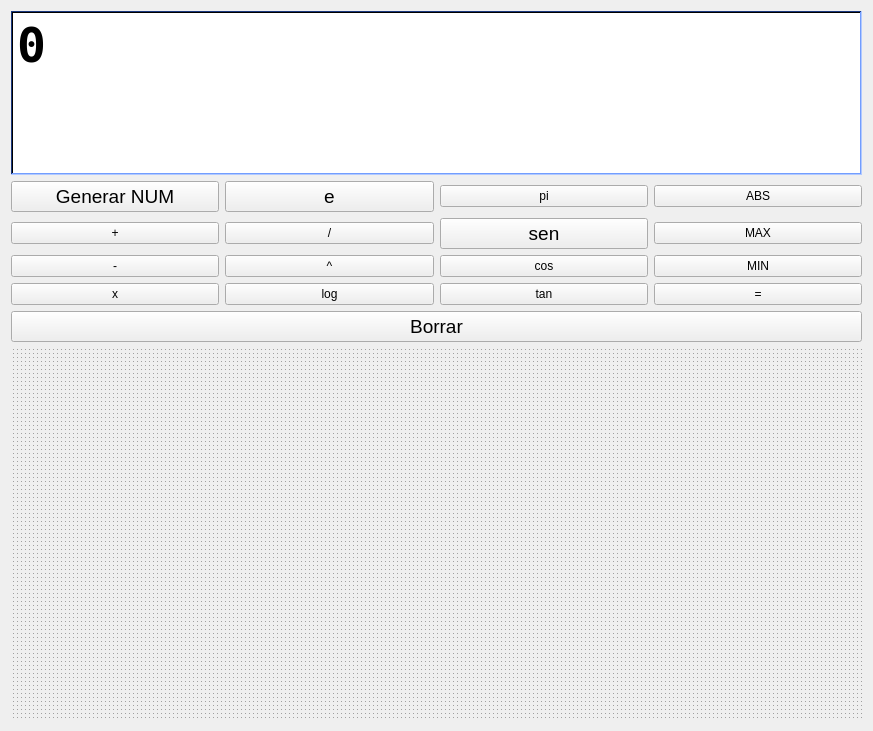
<?xml version="1.0" encoding="UTF-8"?>
<ui version="4.0">
 <class>Form</class>
 <widget class="QWidget" name="Form">
  <property name="geometry">
   <rect>
    <x>0</x>
    <y>0</y>
    <width>873</width>
    <height>731</height>
   </rect>
  </property>
  <property name="windowTitle">
   <string>Form</string>
  </property>
  <layout class="QGridLayout" name="gridLayout">
   <item row="0" column="0">
    <layout class="QVBoxLayout" name="verticalLayout">
     <item>
      <layout class="QHBoxLayout" name="horizontalLayout">
       <item>
        <widget class="QTextEdit" name="textEdit">
         <property name="palette">
          <palette>
           <active>
            <colorrole role="WindowText">
             <brush brushstyle="SolidPattern">
              <color alpha="255">
               <red>0</red>
               <green>0</green>
               <blue>0</blue>
              </color>
             </brush>
            </colorrole>
            <colorrole role="Button">
             <brush brushstyle="SolidPattern">
              <color alpha="255">
               <red>52</red>
               <green>113</green>
               <blue>253</blue>
              </color>
             </brush>
            </colorrole>
            <colorrole role="Light">
             <brush brushstyle="SolidPattern">
              <color alpha="255">
               <red>177</red>
               <green>201</green>
               <blue>255</blue>
              </color>
             </brush>
            </colorrole>
            <colorrole role="Midlight">
             <brush brushstyle="SolidPattern">
              <color alpha="255">
               <red>114</red>
               <green>157</green>
               <blue>254</blue>
              </color>
             </brush>
            </colorrole>
            <colorrole role="Dark">
             <brush brushstyle="SolidPattern">
              <color alpha="255">
               <red>26</red>
               <green>56</green>
               <blue>126</blue>
              </color>
             </brush>
            </colorrole>
            <colorrole role="Mid">
             <brush brushstyle="SolidPattern">
              <color alpha="255">
               <red>34</red>
               <green>75</green>
               <blue>169</blue>
              </color>
             </brush>
            </colorrole>
            <colorrole role="Text">
             <brush brushstyle="SolidPattern">
              <color alpha="255">
               <red>0</red>
               <green>0</green>
               <blue>0</blue>
              </color>
             </brush>
            </colorrole>
            <colorrole role="BrightText">
             <brush brushstyle="SolidPattern">
              <color alpha="255">
               <red>255</red>
               <green>255</green>
               <blue>255</blue>
              </color>
             </brush>
            </colorrole>
            <colorrole role="ButtonText">
             <brush brushstyle="SolidPattern">
              <color alpha="255">
               <red>0</red>
               <green>0</green>
               <blue>0</blue>
              </color>
             </brush>
            </colorrole>
            <colorrole role="Base">
             <brush brushstyle="SolidPattern">
              <color alpha="255">
               <red>255</red>
               <green>255</green>
               <blue>255</blue>
              </color>
             </brush>
            </colorrole>
            <colorrole role="Window">
             <brush brushstyle="SolidPattern">
              <color alpha="255">
               <red>52</red>
               <green>113</green>
               <blue>253</blue>
              </color>
             </brush>
            </colorrole>
            <colorrole role="Shadow">
             <brush brushstyle="SolidPattern">
              <color alpha="255">
               <red>0</red>
               <green>0</green>
               <blue>0</blue>
              </color>
             </brush>
            </colorrole>
            <colorrole role="AlternateBase">
             <brush brushstyle="SolidPattern">
              <color alpha="255">
               <red>153</red>
               <green>184</green>
               <blue>254</blue>
              </color>
             </brush>
            </colorrole>
            <colorrole role="ToolTipBase">
             <brush brushstyle="SolidPattern">
              <color alpha="255">
               <red>255</red>
               <green>255</green>
               <blue>220</blue>
              </color>
             </brush>
            </colorrole>
            <colorrole role="ToolTipText">
             <brush brushstyle="SolidPattern">
              <color alpha="255">
               <red>0</red>
               <green>0</green>
               <blue>0</blue>
              </color>
             </brush>
            </colorrole>
           </active>
           <inactive>
            <colorrole role="WindowText">
             <brush brushstyle="SolidPattern">
              <color alpha="255">
               <red>0</red>
               <green>0</green>
               <blue>0</blue>
              </color>
             </brush>
            </colorrole>
            <colorrole role="Button">
             <brush brushstyle="SolidPattern">
              <color alpha="255">
               <red>52</red>
               <green>113</green>
               <blue>253</blue>
              </color>
             </brush>
            </colorrole>
            <colorrole role="Light">
             <brush brushstyle="SolidPattern">
              <color alpha="255">
               <red>177</red>
               <green>201</green>
               <blue>255</blue>
              </color>
             </brush>
            </colorrole>
            <colorrole role="Midlight">
             <brush brushstyle="SolidPattern">
              <color alpha="255">
               <red>114</red>
               <green>157</green>
               <blue>254</blue>
              </color>
             </brush>
            </colorrole>
            <colorrole role="Dark">
             <brush brushstyle="SolidPattern">
              <color alpha="255">
               <red>26</red>
               <green>56</green>
               <blue>126</blue>
              </color>
             </brush>
            </colorrole>
            <colorrole role="Mid">
             <brush brushstyle="SolidPattern">
              <color alpha="255">
               <red>34</red>
               <green>75</green>
               <blue>169</blue>
              </color>
             </brush>
            </colorrole>
            <colorrole role="Text">
             <brush brushstyle="SolidPattern">
              <color alpha="255">
               <red>0</red>
               <green>0</green>
               <blue>0</blue>
              </color>
             </brush>
            </colorrole>
            <colorrole role="BrightText">
             <brush brushstyle="SolidPattern">
              <color alpha="255">
               <red>255</red>
               <green>255</green>
               <blue>255</blue>
              </color>
             </brush>
            </colorrole>
            <colorrole role="ButtonText">
             <brush brushstyle="SolidPattern">
              <color alpha="255">
               <red>0</red>
               <green>0</green>
               <blue>0</blue>
              </color>
             </brush>
            </colorrole>
            <colorrole role="Base">
             <brush brushstyle="SolidPattern">
              <color alpha="255">
               <red>255</red>
               <green>255</green>
               <blue>255</blue>
              </color>
             </brush>
            </colorrole>
            <colorrole role="Window">
             <brush brushstyle="SolidPattern">
              <color alpha="255">
               <red>52</red>
               <green>113</green>
               <blue>253</blue>
              </color>
             </brush>
            </colorrole>
            <colorrole role="Shadow">
             <brush brushstyle="SolidPattern">
              <color alpha="255">
               <red>0</red>
               <green>0</green>
               <blue>0</blue>
              </color>
             </brush>
            </colorrole>
            <colorrole role="AlternateBase">
             <brush brushstyle="SolidPattern">
              <color alpha="255">
               <red>153</red>
               <green>184</green>
               <blue>254</blue>
              </color>
             </brush>
            </colorrole>
            <colorrole role="ToolTipBase">
             <brush brushstyle="SolidPattern">
              <color alpha="255">
               <red>255</red>
               <green>255</green>
               <blue>220</blue>
              </color>
             </brush>
            </colorrole>
            <colorrole role="ToolTipText">
             <brush brushstyle="SolidPattern">
              <color alpha="255">
               <red>0</red>
               <green>0</green>
               <blue>0</blue>
              </color>
             </brush>
            </colorrole>
           </inactive>
           <disabled>
            <colorrole role="WindowText">
             <brush brushstyle="SolidPattern">
              <color alpha="255">
               <red>26</red>
               <green>56</green>
               <blue>126</blue>
              </color>
             </brush>
            </colorrole>
            <colorrole role="Button">
             <brush brushstyle="SolidPattern">
              <color alpha="255">
               <red>52</red>
               <green>113</green>
               <blue>253</blue>
              </color>
             </brush>
            </colorrole>
            <colorrole role="Light">
             <brush brushstyle="SolidPattern">
              <color alpha="255">
               <red>177</red>
               <green>201</green>
               <blue>255</blue>
              </color>
             </brush>
            </colorrole>
            <colorrole role="Midlight">
             <brush brushstyle="SolidPattern">
              <color alpha="255">
               <red>114</red>
               <green>157</green>
               <blue>254</blue>
              </color>
             </brush>
            </colorrole>
            <colorrole role="Dark">
             <brush brushstyle="SolidPattern">
              <color alpha="255">
               <red>26</red>
               <green>56</green>
               <blue>126</blue>
              </color>
             </brush>
            </colorrole>
            <colorrole role="Mid">
             <brush brushstyle="SolidPattern">
              <color alpha="255">
               <red>34</red>
               <green>75</green>
               <blue>169</blue>
              </color>
             </brush>
            </colorrole>
            <colorrole role="Text">
             <brush brushstyle="SolidPattern">
              <color alpha="255">
               <red>26</red>
               <green>56</green>
               <blue>126</blue>
              </color>
             </brush>
            </colorrole>
            <colorrole role="BrightText">
             <brush brushstyle="SolidPattern">
              <color alpha="255">
               <red>255</red>
               <green>255</green>
               <blue>255</blue>
              </color>
             </brush>
            </colorrole>
            <colorrole role="ButtonText">
             <brush brushstyle="SolidPattern">
              <color alpha="255">
               <red>26</red>
               <green>56</green>
               <blue>126</blue>
              </color>
             </brush>
            </colorrole>
            <colorrole role="Base">
             <brush brushstyle="SolidPattern">
              <color alpha="255">
               <red>52</red>
               <green>113</green>
               <blue>253</blue>
              </color>
             </brush>
            </colorrole>
            <colorrole role="Window">
             <brush brushstyle="SolidPattern">
              <color alpha="255">
               <red>52</red>
               <green>113</green>
               <blue>253</blue>
              </color>
             </brush>
            </colorrole>
            <colorrole role="Shadow">
             <brush brushstyle="SolidPattern">
              <color alpha="255">
               <red>0</red>
               <green>0</green>
               <blue>0</blue>
              </color>
             </brush>
            </colorrole>
            <colorrole role="AlternateBase">
             <brush brushstyle="SolidPattern">
              <color alpha="255">
               <red>52</red>
               <green>113</green>
               <blue>253</blue>
              </color>
             </brush>
            </colorrole>
            <colorrole role="ToolTipBase">
             <brush brushstyle="SolidPattern">
              <color alpha="255">
               <red>255</red>
               <green>255</green>
               <blue>220</blue>
              </color>
             </brush>
            </colorrole>
            <colorrole role="ToolTipText">
             <brush brushstyle="SolidPattern">
              <color alpha="255">
               <red>0</red>
               <green>0</green>
               <blue>0</blue>
              </color>
             </brush>
            </colorrole>
           </disabled>
          </palette>
         </property>
         <property name="font">
          <font>
           <family>Fixedsys</family>
           <pointsize>36</pointsize>
           <weight>75</weight>
           <bold>true</bold>
          </font>
         </property>
         <property name="layoutDirection">
          <enum>Qt::LeftToRight</enum>
         </property>
         <property name="autoFillBackground">
          <bool>false</bool>
         </property>
         <property name="frameShape">
          <enum>QFrame::WinPanel</enum>
         </property>
         <property name="frameShadow">
          <enum>QFrame::Sunken</enum>
         </property>
         <property name="html">
          <string>&lt;!DOCTYPE HTML PUBLIC &quot;-//W3C//DTD HTML 4.0//EN&quot; &quot;http://www.w3.org/TR/REC-html40/strict.dtd&quot;&gt;
&lt;html&gt;&lt;head&gt;&lt;meta name=&quot;qrichtext&quot; content=&quot;1&quot; /&gt;&lt;style type=&quot;text/css&quot;&gt;
p, li { white-space: pre-wrap; }
&lt;/style&gt;&lt;/head&gt;&lt;body style=&quot; font-family:'Fixedsys'; font-size:36pt; font-weight:600; font-style:normal;&quot;&gt;
&lt;p style=&quot; margin-top:0px; margin-bottom:0px; margin-left:0px; margin-right:0px; -qt-block-indent:0; text-indent:0px;&quot;&gt;0&lt;/p&gt;&lt;/body&gt;&lt;/html&gt;</string>
         </property>
        </widget>
       </item>
      </layout>
     </item>
     <item>
      <layout class="QHBoxLayout" name="horizontalLayout_8">
       <item>
        <widget class="QPushButton" name="pushButton">
         <property name="enabled">
          <bool>true</bool>
         </property>
         <property name="font">
          <font>
           <pointsize>14</pointsize>
          </font>
         </property>
         <property name="text">
          <string>Generar NUM</string>
         </property>
         <property name="iconSize">
          <size>
           <width>20</width>
           <height>80</height>
          </size>
         </property>
        </widget>
       </item>
       <item>
        <widget class="QPushButton" name="euler">
         <property name="font">
          <font>
           <pointsize>14</pointsize>
          </font>
         </property>
         <property name="text">
          <string>e</string>
         </property>
        </widget>
       </item>
       <item>
        <widget class="QPushButton" name="pi">
         <property name="text">
          <string>pi</string>
         </property>
        </widget>
       </item>
       <item>
        <widget class="QPushButton" name="absoluto">
         <property name="text">
          <string>ABS</string>
         </property>
        </widget>
       </item>
      </layout>
     </item>
     <item>
      <layout class="QHBoxLayout" name="horizontalLayout_3">
       <item>
        <widget class="QPushButton" name="suma">
         <property name="text">
          <string>+</string>
         </property>
        </widget>
       </item>
       <item>
        <widget class="QPushButton" name="division">
         <property name="text">
          <string>/</string>
         </property>
        </widget>
       </item>
       <item>
        <widget class="QPushButton" name="seno">
         <property name="font">
          <font>
           <pointsize>14</pointsize>
          </font>
         </property>
         <property name="text">
          <string>sen</string>
         </property>
        </widget>
       </item>
       <item>
        <widget class="QPushButton" name="maximo">
         <property name="text">
          <string>MAX</string>
         </property>
        </widget>
       </item>
      </layout>
     </item>
    </layout>
   </item>
   <item row="5" column="0">
    <widget class="QMdiArea" name="mdiArea">
     <property name="palette">
      <palette>
       <active>
        <colorrole role="WindowText">
         <brush brushstyle="SolidPattern">
          <color alpha="255">
           <red>0</red>
           <green>0</green>
           <blue>0</blue>
          </color>
         </brush>
        </colorrole>
        <colorrole role="Button">
         <brush brushstyle="SolidPattern">
          <color alpha="255">
           <red>57</red>
           <green>94</green>
           <blue>225</blue>
          </color>
         </brush>
        </colorrole>
        <colorrole role="Light">
         <brush brushstyle="SolidPattern">
          <color alpha="255">
           <red>147</red>
           <green>171</green>
           <blue>255</blue>
          </color>
         </brush>
        </colorrole>
        <colorrole role="Midlight">
         <brush brushstyle="SolidPattern">
          <color alpha="255">
           <red>102</red>
           <green>132</green>
           <blue>240</blue>
          </color>
         </brush>
        </colorrole>
        <colorrole role="Dark">
         <brush brushstyle="SolidPattern">
          <color alpha="255">
           <red>28</red>
           <green>47</green>
           <blue>112</blue>
          </color>
         </brush>
        </colorrole>
        <colorrole role="Mid">
         <brush brushstyle="SolidPattern">
          <color alpha="255">
           <red>38</red>
           <green>62</green>
           <blue>150</blue>
          </color>
         </brush>
        </colorrole>
        <colorrole role="Text">
         <brush brushstyle="SolidPattern">
          <color alpha="255">
           <red>0</red>
           <green>0</green>
           <blue>0</blue>
          </color>
         </brush>
        </colorrole>
        <colorrole role="BrightText">
         <brush brushstyle="SolidPattern">
          <color alpha="255">
           <red>255</red>
           <green>255</green>
           <blue>255</blue>
          </color>
         </brush>
        </colorrole>
        <colorrole role="ButtonText">
         <brush brushstyle="SolidPattern">
          <color alpha="255">
           <red>0</red>
           <green>0</green>
           <blue>0</blue>
          </color>
         </brush>
        </colorrole>
        <colorrole role="Base">
         <brush brushstyle="SolidPattern">
          <color alpha="255">
           <red>255</red>
           <green>255</green>
           <blue>255</blue>
          </color>
         </brush>
        </colorrole>
        <colorrole role="Window">
         <brush brushstyle="SolidPattern">
          <color alpha="255">
           <red>57</red>
           <green>94</green>
           <blue>225</blue>
          </color>
         </brush>
        </colorrole>
        <colorrole role="Shadow">
         <brush brushstyle="SolidPattern">
          <color alpha="255">
           <red>0</red>
           <green>0</green>
           <blue>0</blue>
          </color>
         </brush>
        </colorrole>
        <colorrole role="AlternateBase">
         <brush brushstyle="SolidPattern">
          <color alpha="255">
           <red>156</red>
           <green>174</green>
           <blue>240</blue>
          </color>
         </brush>
        </colorrole>
        <colorrole role="ToolTipBase">
         <brush brushstyle="SolidPattern">
          <color alpha="255">
           <red>255</red>
           <green>255</green>
           <blue>220</blue>
          </color>
         </brush>
        </colorrole>
        <colorrole role="ToolTipText">
         <brush brushstyle="SolidPattern">
          <color alpha="255">
           <red>0</red>
           <green>0</green>
           <blue>0</blue>
          </color>
         </brush>
        </colorrole>
       </active>
       <inactive>
        <colorrole role="WindowText">
         <brush brushstyle="SolidPattern">
          <color alpha="255">
           <red>0</red>
           <green>0</green>
           <blue>0</blue>
          </color>
         </brush>
        </colorrole>
        <colorrole role="Button">
         <brush brushstyle="SolidPattern">
          <color alpha="255">
           <red>57</red>
           <green>94</green>
           <blue>225</blue>
          </color>
         </brush>
        </colorrole>
        <colorrole role="Light">
         <brush brushstyle="SolidPattern">
          <color alpha="255">
           <red>147</red>
           <green>171</green>
           <blue>255</blue>
          </color>
         </brush>
        </colorrole>
        <colorrole role="Midlight">
         <brush brushstyle="SolidPattern">
          <color alpha="255">
           <red>102</red>
           <green>132</green>
           <blue>240</blue>
          </color>
         </brush>
        </colorrole>
        <colorrole role="Dark">
         <brush brushstyle="SolidPattern">
          <color alpha="255">
           <red>28</red>
           <green>47</green>
           <blue>112</blue>
          </color>
         </brush>
        </colorrole>
        <colorrole role="Mid">
         <brush brushstyle="SolidPattern">
          <color alpha="255">
           <red>38</red>
           <green>62</green>
           <blue>150</blue>
          </color>
         </brush>
        </colorrole>
        <colorrole role="Text">
         <brush brushstyle="SolidPattern">
          <color alpha="255">
           <red>0</red>
           <green>0</green>
           <blue>0</blue>
          </color>
         </brush>
        </colorrole>
        <colorrole role="BrightText">
         <brush brushstyle="SolidPattern">
          <color alpha="255">
           <red>255</red>
           <green>255</green>
           <blue>255</blue>
          </color>
         </brush>
        </colorrole>
        <colorrole role="ButtonText">
         <brush brushstyle="SolidPattern">
          <color alpha="255">
           <red>0</red>
           <green>0</green>
           <blue>0</blue>
          </color>
         </brush>
        </colorrole>
        <colorrole role="Base">
         <brush brushstyle="SolidPattern">
          <color alpha="255">
           <red>255</red>
           <green>255</green>
           <blue>255</blue>
          </color>
         </brush>
        </colorrole>
        <colorrole role="Window">
         <brush brushstyle="SolidPattern">
          <color alpha="255">
           <red>57</red>
           <green>94</green>
           <blue>225</blue>
          </color>
         </brush>
        </colorrole>
        <colorrole role="Shadow">
         <brush brushstyle="SolidPattern">
          <color alpha="255">
           <red>0</red>
           <green>0</green>
           <blue>0</blue>
          </color>
         </brush>
        </colorrole>
        <colorrole role="AlternateBase">
         <brush brushstyle="SolidPattern">
          <color alpha="255">
           <red>156</red>
           <green>174</green>
           <blue>240</blue>
          </color>
         </brush>
        </colorrole>
        <colorrole role="ToolTipBase">
         <brush brushstyle="SolidPattern">
          <color alpha="255">
           <red>255</red>
           <green>255</green>
           <blue>220</blue>
          </color>
         </brush>
        </colorrole>
        <colorrole role="ToolTipText">
         <brush brushstyle="SolidPattern">
          <color alpha="255">
           <red>0</red>
           <green>0</green>
           <blue>0</blue>
          </color>
         </brush>
        </colorrole>
       </inactive>
       <disabled>
        <colorrole role="WindowText">
         <brush brushstyle="SolidPattern">
          <color alpha="255">
           <red>28</red>
           <green>47</green>
           <blue>112</blue>
          </color>
         </brush>
        </colorrole>
        <colorrole role="Button">
         <brush brushstyle="SolidPattern">
          <color alpha="255">
           <red>57</red>
           <green>94</green>
           <blue>225</blue>
          </color>
         </brush>
        </colorrole>
        <colorrole role="Light">
         <brush brushstyle="SolidPattern">
          <color alpha="255">
           <red>147</red>
           <green>171</green>
           <blue>255</blue>
          </color>
         </brush>
        </colorrole>
        <colorrole role="Midlight">
         <brush brushstyle="SolidPattern">
          <color alpha="255">
           <red>102</red>
           <green>132</green>
           <blue>240</blue>
          </color>
         </brush>
        </colorrole>
        <colorrole role="Dark">
         <brush brushstyle="SolidPattern">
          <color alpha="255">
           <red>28</red>
           <green>47</green>
           <blue>112</blue>
          </color>
         </brush>
        </colorrole>
        <colorrole role="Mid">
         <brush brushstyle="SolidPattern">
          <color alpha="255">
           <red>38</red>
           <green>62</green>
           <blue>150</blue>
          </color>
         </brush>
        </colorrole>
        <colorrole role="Text">
         <brush brushstyle="SolidPattern">
          <color alpha="255">
           <red>28</red>
           <green>47</green>
           <blue>112</blue>
          </color>
         </brush>
        </colorrole>
        <colorrole role="BrightText">
         <brush brushstyle="SolidPattern">
          <color alpha="255">
           <red>255</red>
           <green>255</green>
           <blue>255</blue>
          </color>
         </brush>
        </colorrole>
        <colorrole role="ButtonText">
         <brush brushstyle="SolidPattern">
          <color alpha="255">
           <red>28</red>
           <green>47</green>
           <blue>112</blue>
          </color>
         </brush>
        </colorrole>
        <colorrole role="Base">
         <brush brushstyle="SolidPattern">
          <color alpha="255">
           <red>57</red>
           <green>94</green>
           <blue>225</blue>
          </color>
         </brush>
        </colorrole>
        <colorrole role="Window">
         <brush brushstyle="SolidPattern">
          <color alpha="255">
           <red>57</red>
           <green>94</green>
           <blue>225</blue>
          </color>
         </brush>
        </colorrole>
        <colorrole role="Shadow">
         <brush brushstyle="SolidPattern">
          <color alpha="255">
           <red>0</red>
           <green>0</green>
           <blue>0</blue>
          </color>
         </brush>
        </colorrole>
        <colorrole role="AlternateBase">
         <brush brushstyle="SolidPattern">
          <color alpha="255">
           <red>57</red>
           <green>94</green>
           <blue>225</blue>
          </color>
         </brush>
        </colorrole>
        <colorrole role="ToolTipBase">
         <brush brushstyle="SolidPattern">
          <color alpha="255">
           <red>255</red>
           <green>255</green>
           <blue>220</blue>
          </color>
         </brush>
        </colorrole>
        <colorrole role="ToolTipText">
         <brush brushstyle="SolidPattern">
          <color alpha="255">
           <red>0</red>
           <green>0</green>
           <blue>0</blue>
          </color>
         </brush>
        </colorrole>
       </disabled>
      </palette>
     </property>
     <property name="font">
      <font>
       <weight>50</weight>
       <italic>false</italic>
       <bold>false</bold>
      </font>
     </property>
     <property name="horizontalScrollBarPolicy">
      <enum>Qt::ScrollBarAsNeeded</enum>
     </property>
     <property name="background">
      <brush brushstyle="Dense7Pattern">
       <color alpha="255">
        <red>160</red>
        <green>160</green>
        <blue>160</blue>
       </color>
      </brush>
     </property>
     <property name="viewMode">
      <enum>QMdiArea::SubWindowView</enum>
     </property>
    </widget>
   </item>
   <item row="3" column="0">
    <widget class="QPushButton" name="Borrar">
     <property name="font">
      <font>
       <family>MS Shell Dlg 2</family>
       <pointsize>14</pointsize>
      </font>
     </property>
     <property name="cursor">
      <cursorShape>PointingHandCursor</cursorShape>
     </property>
     <property name="text">
      <string>Borrar</string>
     </property>
     <property name="checkable">
      <bool>true</bool>
     </property>
    </widget>
   </item>
   <item row="1" column="0">
    <layout class="QHBoxLayout" name="horizontalLayout_10">
     <item>
      <widget class="QPushButton" name="resta">
       <property name="text">
        <string>-</string>
       </property>
      </widget>
     </item>
     <item>
      <widget class="QPushButton" name="potencia">
       <property name="text">
        <string>^</string>
       </property>
      </widget>
     </item>
     <item>
      <widget class="QPushButton" name="coseno">
       <property name="text">
        <string>cos</string>
       </property>
      </widget>
     </item>
     <item>
      <widget class="QPushButton" name="minimo">
       <property name="text">
        <string>MIN</string>
       </property>
      </widget>
     </item>
    </layout>
   </item>
   <item row="2" column="0">
    <layout class="QHBoxLayout" name="horizontalLayout_12">
     <item>
      <widget class="QPushButton" name="multiplicacion">
       <property name="text">
        <string>x</string>
       </property>
      </widget>
     </item>
     <item>
      <widget class="QPushButton" name="logaritmo">
       <property name="text">
        <string>log</string>
       </property>
      </widget>
     </item>
     <item>
      <widget class="QPushButton" name="tangente">
       <property name="text">
        <string>tan</string>
       </property>
      </widget>
     </item>
     <item>
      <widget class="QPushButton" name="igual">
       <property name="text">
        <string>=</string>
       </property>
       <property name="checkable">
        <bool>true</bool>
       </property>
       <property name="checked">
        <bool>false</bool>
       </property>
      </widget>
     </item>
    </layout>
   </item>
   <item row="8" column="0">
    <layout class="QVBoxLayout" name="verticalLayout_11"/>
   </item>
  </layout>
 </widget>
 <resources/>
 <connections/>
</ui>
